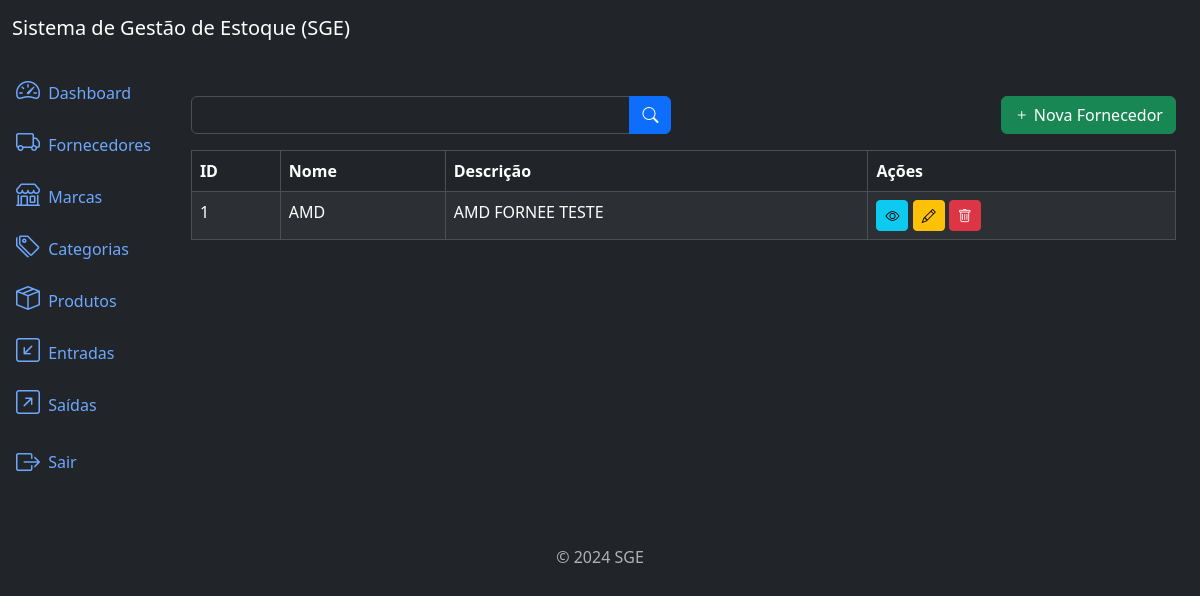
The app's page /suppliers/list (signed in) with its own data.
### suppliers/models.py (models this page shows, shortened)
class Supplier(models.Model):
    name = models.CharField(max_length=500)
    description = models.TextField(null=True, blank=True)
    created_at = models.DateTimeField(auto_now_add=True)
    updated_at = models.DateTimeField(auto_now=True)
    class Meta:
        ordering = ['name']

### suppliers/views.py (the view)
# urls.py: path('suppliers/list', SupplierListView.as_view(), name='supplier_list'),
class SupplierListView(LoginRequiredMixin, PermissionRequiredMixin, ListView):
    model = Supplier
    template_name = 'supplier_list.html'
    context_object_name = 'suppliers'
    paginate_by = 10
    permission_required = 'suppliers.view_supplier'
    def get_queryset(self):
        queryset = super().get_queryset()
        name = self.request.GET.get("name")
        if name:
            queryset = queryset.filter(name__icontains=name)
        return queryset

### suppliers/templates/supplier_list.html (shortened to what this page needs)
{% extends 'base.html' %}
{% block content %}
<div class="row mb-3">
    <div class="col-md-6">
        <form method="get" action="{% url 'supplier_list' %}">
            <div class="input-group">
                <input type="text" class="form-control" name="name" label="Nome" value="{{ request.GET.name }}">
                <button type="submit" class="btn btn-primary">
                    <i class="bi bi-search"></i>
                </button>
            </div>
        </form>
    </div>
    {% if perms.suppliers.add_supplier %}
    <div class="col-md-6">
        <a href="{% url 'supplier_create' %}" class="btn btn-success float-end">
            <i class="bi bi-plus"></i>
            Nova Fornecedor
        </a>
    </div>
    {% endif %}
</div>
<div class="table-responsive">
    <table class="table table-striped table-bordered">
        <thead class="thead-dark">
            <tr>
                <th>ID</th>
                <th>Nome</th>
                <th>Descrição</th>
                <th>Ações</th>
            </tr>
        </thead>
        <tbody>
            {% for supplier in suppliers %}
            <tr>
                <td>{{ supplier.id }}</td>
                <td>{{ supplier.name }}</td>
                <td>{{ supplier.description }}</td>
                <td>
                    <a href="{% url 'supplier_detail' supplier.id %}" class="btn btn-info btn-sm">
                        <i class="bi bi-eye"></i>
                    </a>
                    {% if perms.suppliers.change_supplier %}
                    <a href="{% url 'supplier_update' supplier.id %}" class="btn btn-warning btn-sm">
                        <i class="bi bi-pencil"></i>
                    </a>
                    {% endif %}
                    {% if perms.suppliers.delete_supplier %}
                    <a href="{% url 'supplier_delete' supplier.id %}" class="btn btn-danger btn-sm">
                        <i class="bi bi-trash"></i>
                    </a>
                    {% endif %}
                </td>
            </tr>
            {% endfor %}
        </tbody>
    </table>
</div>
{% endblock %}

### records on screen
Supplier: id "1", name "AMD", description "AMD FORNEE TESTE"
